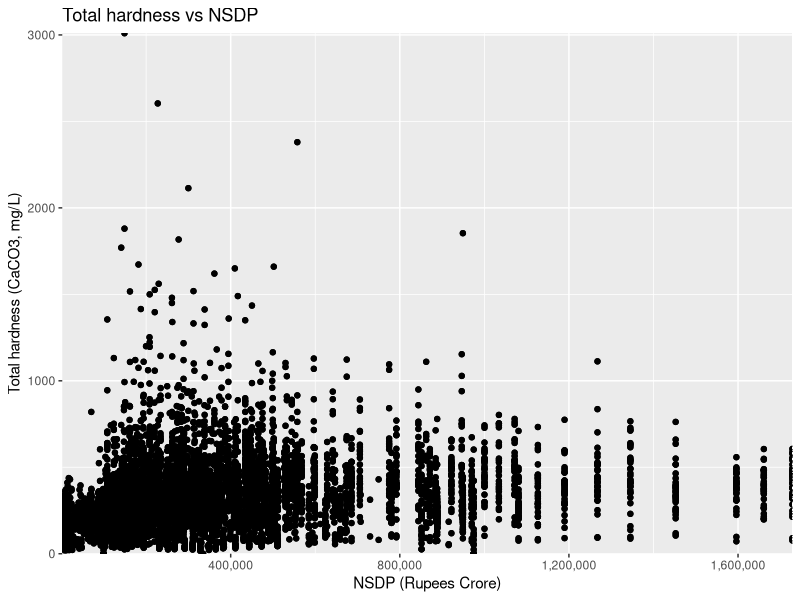
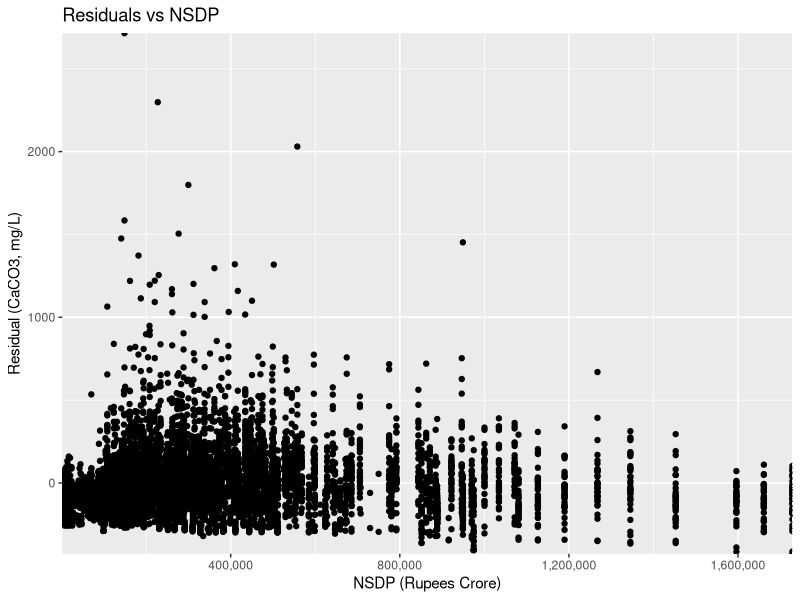
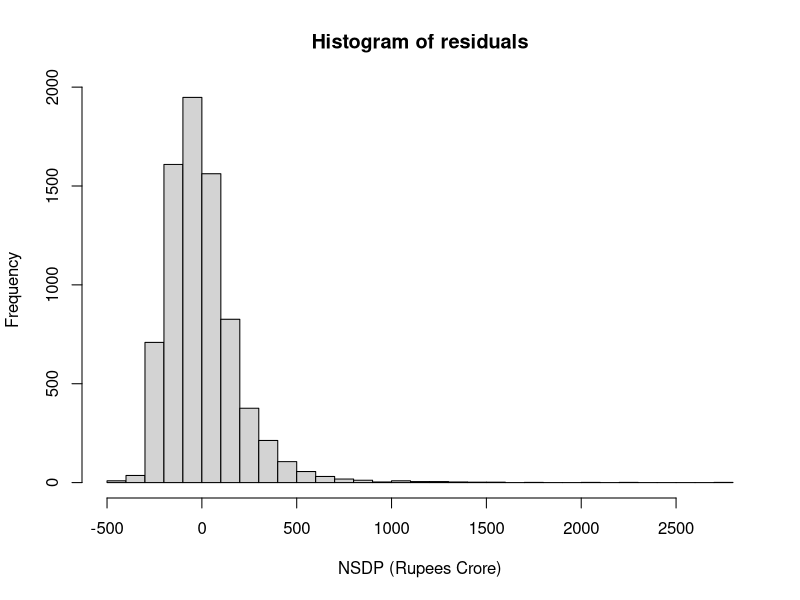

These figures' R source, in order:
library(ggplot2)
library(readr)
library(scales)

gini_gwq_nsdp <- read_csv("output/gini_gwq_nsdp.csv")
gini_gwq_nsdp <- na.omit(gini_gwq_nsdp)
on_nsdp <- lm(formula=hardnesstotal ~ nsdp, data=gini_gwq_nsdp)
# on_nsdp_poly <- lm(formula=hardnesstotal ~ nsdp + I(nsdp**2) + I(nsdp**3), data=gini_gwq_nsdp)
# on_nsdp_poly_gini <- lm(formula=hardnesstotal ~ nsdp + I(nsdp**2) + I(nsdp**3) + gini, data=gini_gwq_nsdp)

ggplot(gini_gwq_nsdp, aes(y=hardnesstotal, x=nsdp)) +
  geom_point() +
  geom_point() +
  ggtitle("Total hardness vs NSDP") +
  xlab("NSDP (Rupees Crore)") +
  ylab("Total hardness (CaCO3, mg/L)") +
  scale_x_continuous(labels = comma) +
  coord_cartesian(expand = FALSE)

ggplot(gini_gwq_nsdp, aes(y=on_nsdp$residuals, x=nsdp)) +
  geom_point() +
  ggtitle("Residuals vs NSDP") +
  xlab("NSDP (Rupees Crore)") +
  ylab("Residual (CaCO3, mg/L)") +
  scale_x_continuous(labels = comma) +
  coord_cartesian(expand = FALSE)

hist(on_nsdp$residuals,
     main="Histogram of residuals",
     xlab="NSDP (Rupees Crore)",
     breaks=40,
     freq=TRUE
)

cat("Sum of residuals:")
sum(on_nsdp$residuals)
# summary(on_nsdp)
# summary(on_nsdp_poly)
# summary(on_nsdp_poly_gini)
# sum(on_nsdp_poly$residuals)
# sum(on_nsdp_poly_gini$residuals)